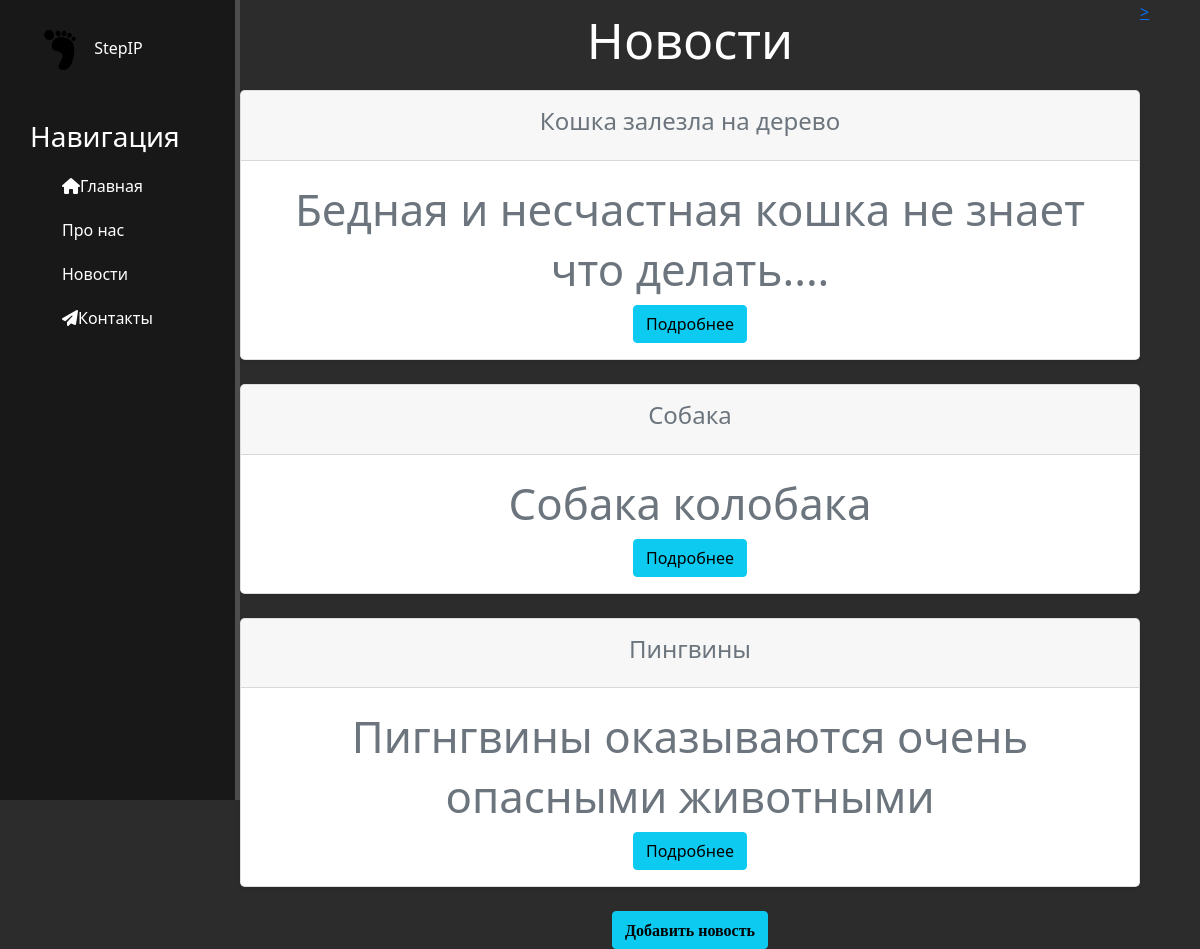
The page /news/ on the database as committed earlier.
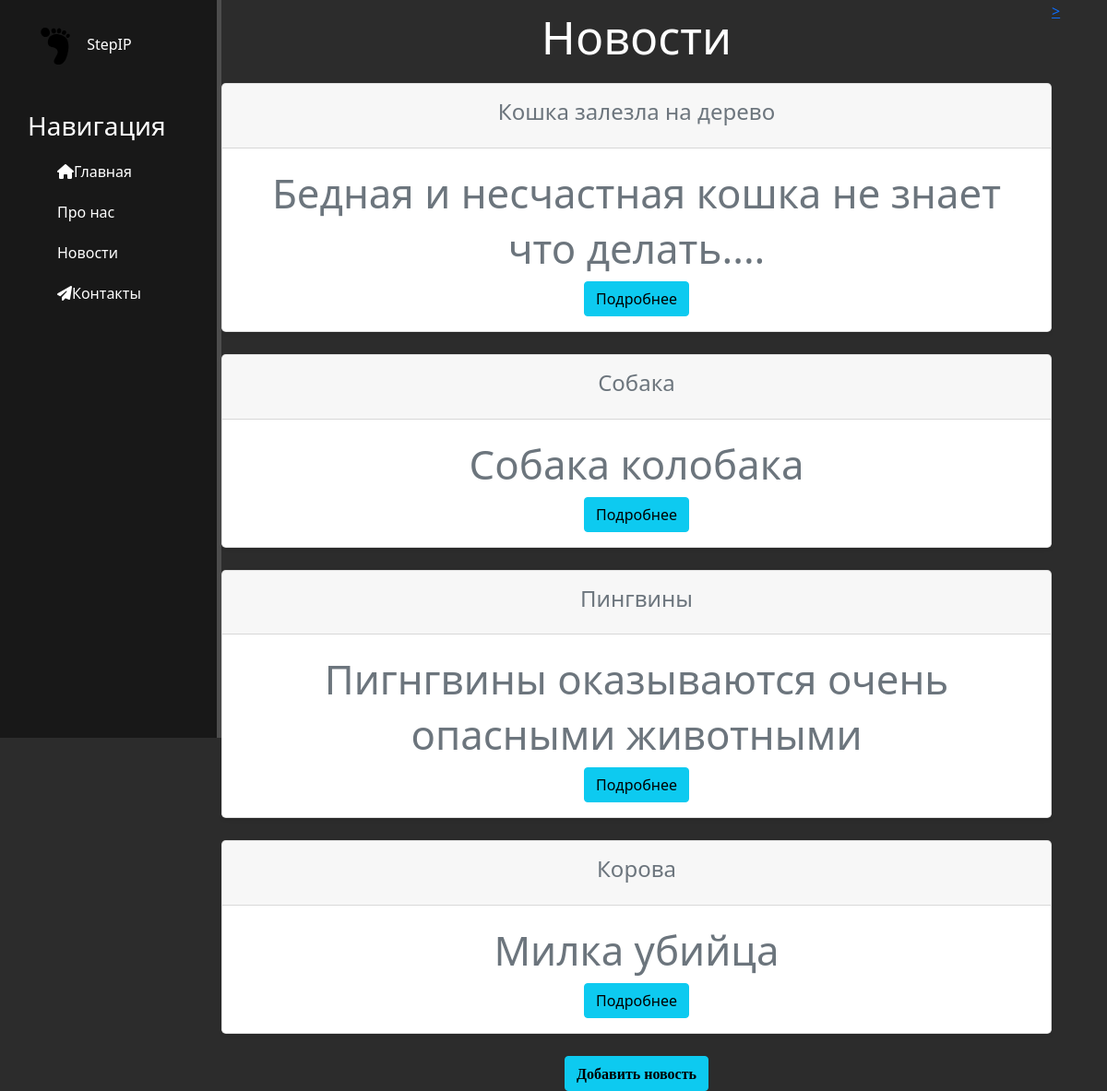
The same page on the database as committed later.
### news/models.py (models this page shows, shortened)
class Articles(models.Model):
    title = models.CharField('Название', max_length=30)
    intro = models.CharField('Превью', max_length=100)
    text = models.TextField('Текс новости')
    data = models.DateTimeField('Время публикпции')
    class Meta:
        verbose_name = 'Новость'
        verbose_name_plural = 'Новости'

### news/views.py (the view)
# urls.py: path('', views.posts, name='posts'),
def posts(request):
    model = Articles.objects.all()
    return render(request, 'news/posts.html', {'model' : model})

### news/templates/news/posts.html (shortened to what this page needs)
{% extends 'main/base.html' %}
{% block body %}
<div class="features">
    <h1>Новости</h1>
    <p>{% for el in model %}</p>
    <div class="col">
        <div class="card mb-4 rounded-3 shadow-sm">
          <div class="card-header py-3">
            <h4 class="text-muted fw-light">{{el.title}}</h4>
          </div>
          <div class="card-body">
            <h1 class="card-title pricing-card-title"><small class="text-muted fw-light">{{el.intro}}</small></h1>
            <a href="{% url 'new-detail' el.id %}" class="btn btn-info">Подробнее</a>
          </div>
        </div>
      </div>
    {% endfor %}
    <a href="{% url 'create' %}"><button class="btn btn-info" > <i class="fa fa-plu-circle"> Добавить новость </i>
</div>
{% endblock %}

### main/templates/main/base.html (shortened to what this page needs)
{% load static %}
<!DOCTYPE html>
<html lang="en">
<head>
    <link rel="stylesheet" href="https://cdn.jsdelivr.net/npm/bootstrap@5.1.3/dist/css/bootstrap.min.css">
    <link rel="stylesheet" href="{% static 'main/css/main.css' %}">
    <link rel="stylesheet" href="{% static 'https://use.fontawesome.com/releases/v5.8.2/css/all.css' %}">
</head>
<body>
    <aside> <img  src="{% static 'main/img/42674.svg' %}" width="60" height="40"  alt="NOGA" >
    <span class="logo">StepIP</span>
    <h3>Навигация</h3>
    <ul>
        <a href="{% url 'home' %}"><li><i class="fas fa-home"></i>Главная</li></a>
        <a href="{% url 'about' %}"><li>Про нас</li></a>
        <a href="{% url 'posts' %}"><li>Новости</li></a>
        <a href="main/index.html"><li><i class="fas fa-paper-plane"></i>Контакты</li></a>
    </ul>
    </aside>
    <main>{% block body %}  {% endblock %} </main>>
</body>
</html>

### main/static/main/css/main.css (style rules this page uses)
body { background: #2c2c2c; }
aside { float: left; background: #181818; width: 20%; padding: 2.5%; height: 100vh; color: #fff; border-right: 5px solid #4d4d4d; }
aside ul { list-style: none }
aside ul li, aside ul a { color: #fff; text-decoration: none; display: block; margin-top: 20px; transition: transform .6s ease; }
aside h3 { margin-top: 50px; font-size: 28px; }
main .features { float: left; color: #fff; margin-top: 10px; text-align: center; width: 75%; }
main .features h1 { font-size: 50px; }

Rows that differ between the two databases and show on the page:
added Articles: title "Корова", intro "Милка убийца"
